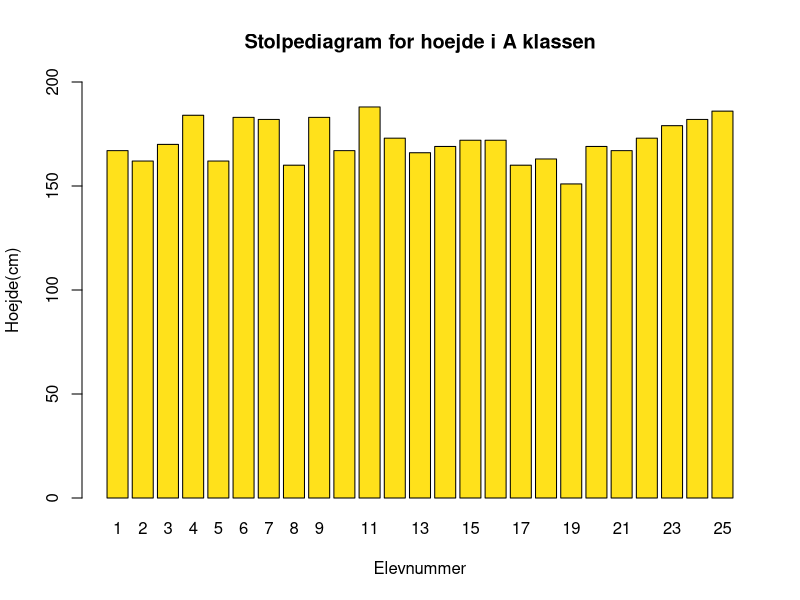
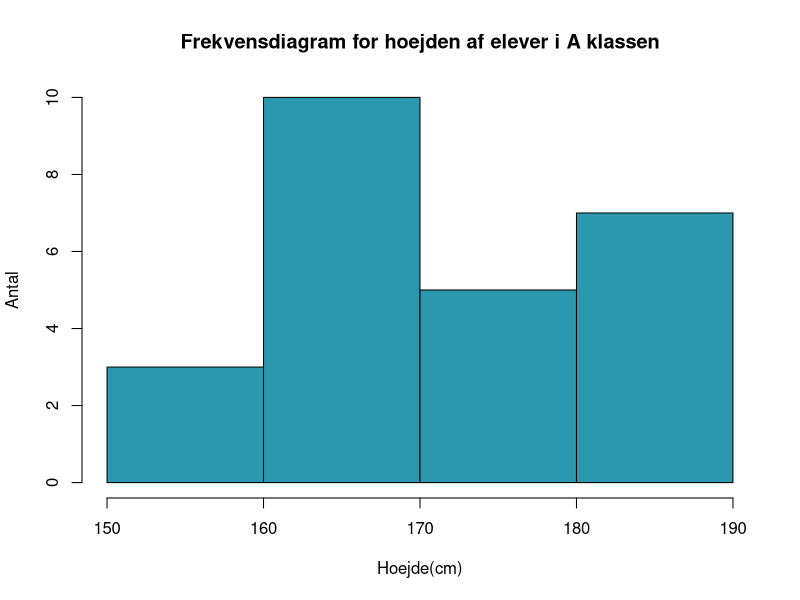
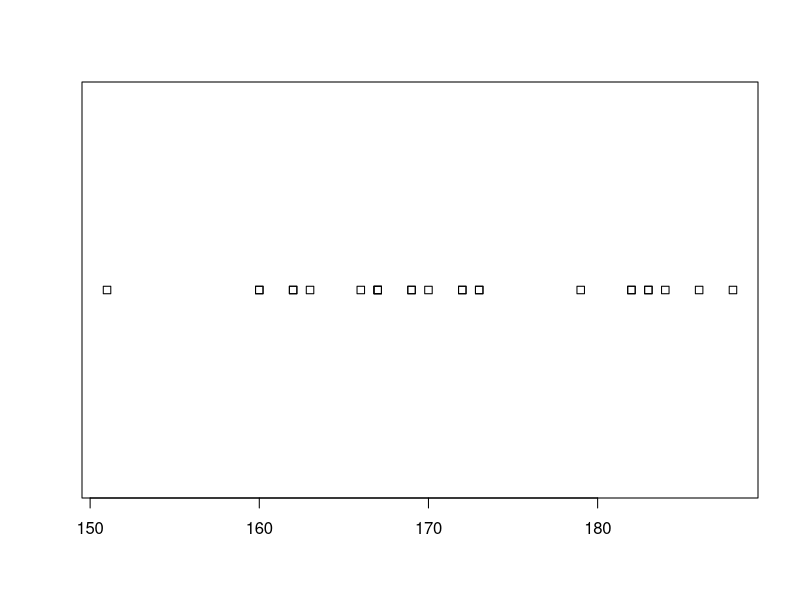

R code for these plots, in order:
D = read.table("exp_hoejde.txt", header = TRUE)
h = D$Hoejde

barplot(h,
        main="Stolpediagram for hoejde i A klassen",
        names.arg = c(1:25), xlab = "Elevnummer",
        ylab = "Hoejde(cm)", ylim = c(0,200), 
        col="#ffe11b")

hist(h,
     main= "Frekvensdiagram for hoejden af elever i A klassen",
     nclass = 4,
     xlab = "Hoejde(cm)",
     ylab = "Antal",
     right = TRUE,     # Til og med eller bare til. TRUE som default.
     col="#2a98ae")   # Frekvensdiagram

stem(h) # Stem and leaf plot

stripchart(h)